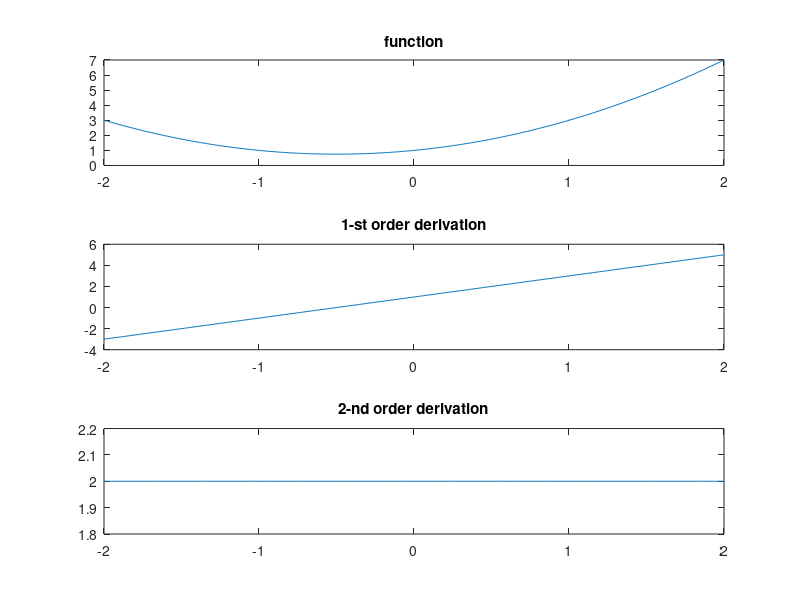
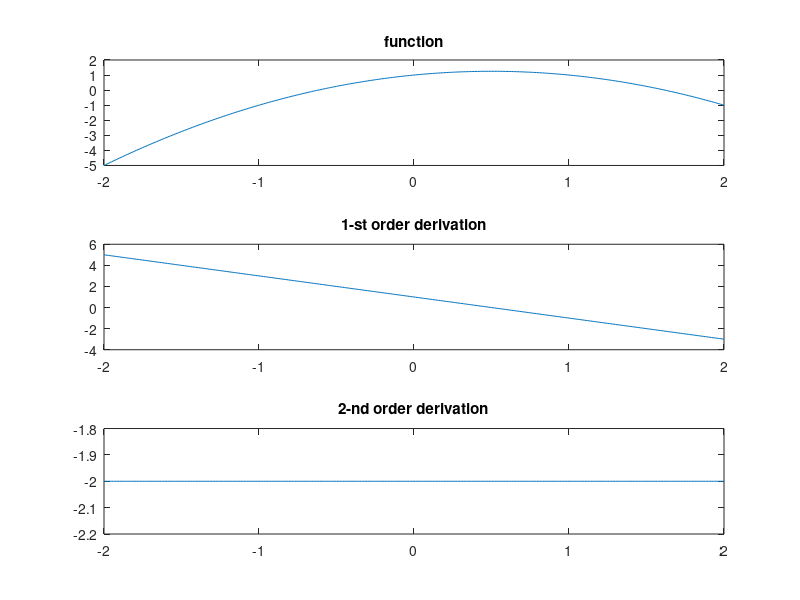
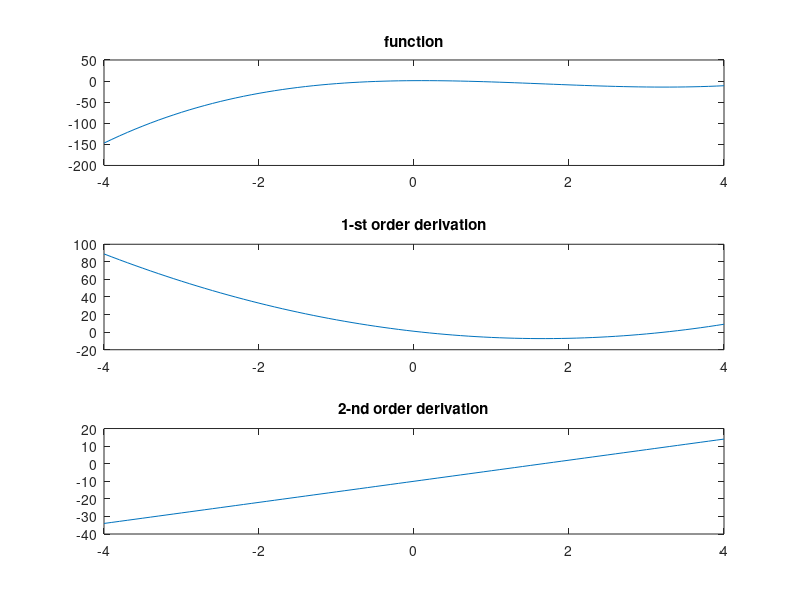
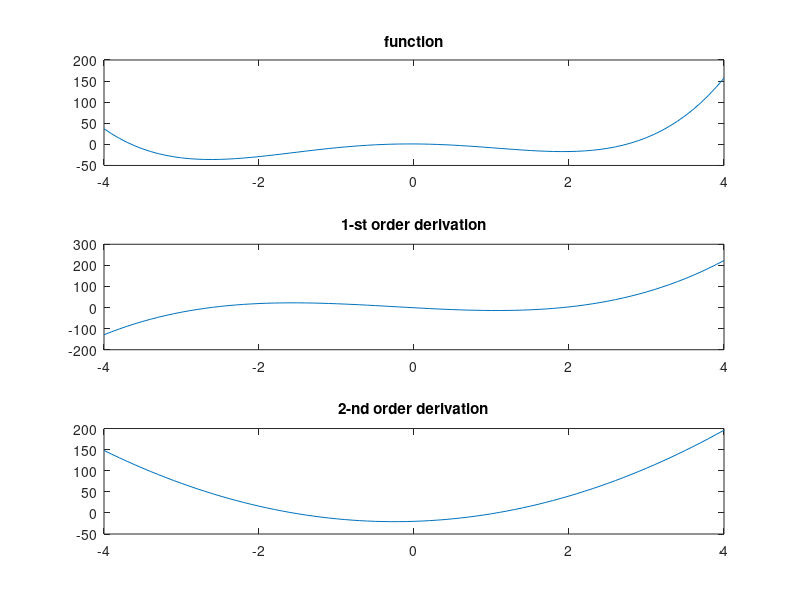

Write the MATLAB code that produced these figures, in order.
%% Convexity
clear all; close all; clc;
%%
% assume 2 points in the set, Ax1<=b, Ax2<=b
% a*x1+(1-a)*x2
%a*A*x1+(1-a)*A*x2 <= a*b+(1-a)*b=b
% thus the point a*x1+(1-a)*x2 is in the set
% proof end

%%
f1 = @(x) x.^2+x+1;
df1 = @(x) 2*x+1;
ddf1 = @(x) ones(1,size(x,2))*2;
f2 = @(x) -x.^2+x+1;
df2 = @(x) -2*x+1;
ddf2 = @(x) -2*ones(1,size(x,2));
f3 = @(x) x.^3-5*x.^2+x+1;
df3 = @(x) 3*x.^2 - 10*x +1;
ddf3 = @(x) 6*x - 10;
f4 = @(x) x.^4+x.^3-10*x.^2-x+1;
df4 = @(x) 4*x.^3+3*x.^2-20*x-1;
ddf4 = @(x) 12*x.^2+6*x-20;
x1 = [-2:0.01:2];
x2 = [-4:0.1:4];

figure(1);
subplot(3,1,1);
plot(x1, f1(x1));
title('function');
subplot(3,1,2);
plot(x1, df1(x1));
title('1-st order derivation');
subplot(3,1,3);
plot(x1, ddf1(x1));
title('2-nd order derivation');

figure(2);
subplot(3,1,1);
plot(x1, f2(x1));
title('function');
subplot(3,1,2);
plot(x1, df2(x1));
title('1-st order derivation');
subplot(3,1,3);
plot(x1, ddf2(x1));
title('2-nd order derivation');

figure(3);
subplot(3,1,1);
plot(x2, f3(x2));
title('function');
subplot(3,1,2);
plot(x2, df3(x2));
title('1-st order derivation');
subplot(3,1,3);
plot(x2, ddf3(x2));
title('2-nd order derivation');

figure(4);
subplot(3,1,1);
plot(x2, f4(x2));
title('function');
subplot(3,1,2);
plot(x2, df4(x2));
title('1-st order derivation');
subplot(3,1,3);
plot(x2, ddf4(x2));
title('2-nd order derivation');

%%
% function 1

%%
figure(1);
subplot(3,1,1);
plot(x1, f1(x1));
title('function');
subplot(3,1,2);
plot(x1, df1(x1));
title('1-st order derivation');
subplot(3,1,3);
plot(x1, ddf1(x1));
title('2-nd order derivation');
% local
% minimizer = -0.5
% maximizer = None
% global
% minimizer = -0.5
% maximizer = 2
% conditions
% 1-st order derivation: 0
% 2-nd order derivation: >0
%%
figure(2);
subplot(3,1,1);
plot(x1, f2(x1));
title('function');
subplot(3,1,2);
plot(x1, df2(x1));
title('1-st order derivation');
subplot(3,1,3);
plot(x1, ddf2(x1));
title('2-nd order derivation');
% local
% minimizer = -2
% maximizer = None
% global
% minimizer = -2
% maximizer = 0.5
% conditions
% 1-st order derivation: 0
% 2-nd order derivation: <0
%%
figure(3);
subplot(3,1,1);
plot(x2, f3(x2));
title('function');
subplot(3,1,2);
plot(x2, df3(x2));
title('1-st order derivation');
subplot(3,1,3);
plot(x2, ddf3(x2));
title('2-nd order derivation');
% local
% minimizer = 3
% maximizer = 0
% global
% minimizer = -4
% maximizer = 0
% conditions
% 1-st order derivation: 0
% 2-nd order derivation: >0 || <0
%%
figure(4);
subplot(3,1,1);
plot(x2, f4(x2));
title('function');
subplot(3,1,2);
plot(x2, df4(x2));
title('1-st order derivation');
subplot(3,1,3);
plot(x2, ddf4(x2));
title('2-nd order derivation');
% local
% minimizer = -2.5,2
% maximizer = 0
% global
% minimizer = -2.5
% maximizer = 4
% conditions
% 1-st order derivation: 0
% 2-nd order derivation: >0 / <0
%%
% f(x) = 2*x1^2-2*x1*x2+1/2*x2^2+3*x1-x2
% f(x) = x1*(2*x1-x2+3)+x2*(1/2*x2-x1-1)
% f(x) = [x1 x2]*[2x1-x2+3;x2/2-x1+1]
% f(x) = [x1 x2]*[2 -1 3;-1 1/2 -1]*[x1;x2;1]
% df(x) = [4x1-2x2+3;
%           x2-2x1-1]
% Hession = [4,-2;-2,1]
% det(Hession) = 0, it's singular
% eigen value = 0 or 5
% Hession matrix is semi-definite
% then f(x) is a convex function

%%
% f(global minimizers) must be equal, and they must be on a horizontal line
% assume f({x*}) = b
% thus a*f(x1)+(1-a)*f(x2) = b = f(somewhere between x1 and x2) = f(a*x1+(1-a)*x2)
% thus {x*} is a convex set

%%
% determine a convex problem
% three conditions
% the objective function is convex
% the equal constrainit function is linear
% the inequal constraint function is concave
% f(x) = x*log(x) is convex (negative entrophy)
% x is convex, thus this is a convex problem

